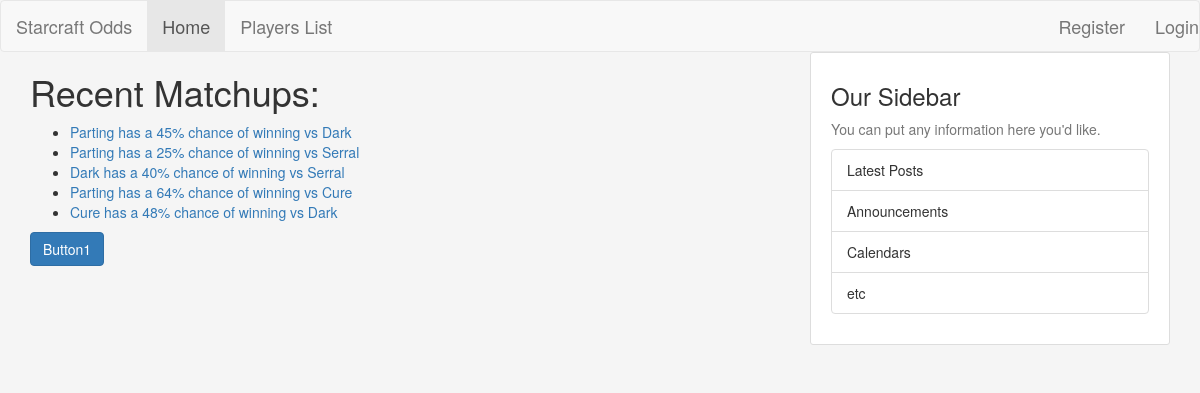
The app's page /scodds/ with its own data.
### scodds/models.py (models this page shows, shortened)
class Matchup(models.Model):
	player1 = models.ForeignKey(Player, on_delete=models.CASCADE, related_name="player1")
	player2 = models.ForeignKey(Player, on_delete=models.CASCADE, related_name="player2")
	p1Odds = models.IntegerField()
	dateCreated = models.DateTimeField(default=now, editable=False)
	def __str__(self):
		return f"{self.player1.name} has a {self.p1Odds}% chance of winning vs {self.player2.name}"

class Player(models.Model):
	name = models.CharField(max_length=32)
	rating = models.IntegerField()

### scodds/views.py (the view)
# urls.py: path('', MatchupListView.as_view(), name='index'),
class MatchupListView(ListView):
    model = Matchup
    paginate_by = 100  # if pagination is desired
    template_name = 'scodds/index.html'
    context_object_name = 'matchups'

### scodds/templates/scodds/index.html (shortened to what this page needs)
{% extends "scodds/layout.html" %}
<!-- {% load static %}
{% block body %}
<div class="row">
      <div class = "col-md-12">
          <h1>Recent Matchups:</h1>
          <ul>
            {% for matchup in matchups %}
              <li>
                <a href="{% url 'matchup' matchup.id %}">
                {{matchup}}
              </a>
            </li>
            {% endfor %}
          </ul>
          <button type = "button" class = "btn btn-primary">Button1</button>
        </div>
      </div>
{% endblock %}

### scodds/templates/scodds/layout.html (shortened to what this page needs)
{% load static %}
<!DOCTYPE HTML>
<html lang = "en">
  <head>
    <link rel="stylesheet" href="https://maxcdn.bootstrapcdn.com/bootstrap/3.3.7/css/bootstrap.min.css">
    <link rel="stylesheet" type="text/css" href="{% static 'scodds/styles.css' %}">
  </head>
  <body class="bg-dark">
    <nav class="navbar navbar-default no-bottom-margin navbar-expand-md">
    <div class="navbar-header">
      <a class="navbar-brand" href="{% url 'index' %}">Starcraft Odds</a>
    </div>
    <ul class="nav navbar-nav">
      <li class="active large-text"><a href="{% url 'index' %}">Home</a></li>
      <li><a href="{% url 'players' %}" class="large-text">Players List</a></li>
    </ul>
    <ul class="nav navbar-nav navbar-right">
      {% if user.is_authenticated %}
        <li><a href="{% url 'profile' %}" class="large-text">Profile</a></li>
        <li><a href="{% url 'logout' %}" class="large-text">Logout</a></li>
      {% else %}
        <li><a href="{% url 'register' %}" class="large-text">Register</a></li>
        <li><a href="{% url 'login' %}" class="large-text">Login</a></li>
      {% endif %}
    </ul>
</nav>
<main role="main" class="container">
  <div class="row">
    <div class="col-md-8">
      {% block body %}{% endblock %}
    </div>
    <div class="col-md-4">
      <div class="content-section">
        <h3>Our Sidebar</h3>
        <p class='text-muted'>You can put any information here you'd like.
          <ul class="list-group">
            <li class="list-group-item list-group-item-light">Latest Posts</li>
            <li class="list-group-item list-group-item-light">Announcements</li>
            <li class="list-group-item list-group-item-light">Calendars</li>
            <li class="list-group-item list-group-item-light">etc</li>
          </ul>
        </p>
      </div>
    </div>
  </div>
</main>
  </body>
</html>

### scodds/static/scodds/styles.css (style rules this page uses)
.container { background-color: WhiteSmoke; }
.navbar { margin-bottom: 0; }
body { background-color: WhiteSmoke !important; }
.large-text { font-size: large; }
html,body { height: 100%; }
.content-section { background: #ffffff; padding: 10px 20px; border: 1px solid #dddddd; border-radius: 3px; margin-bottom: 20px; }

### records on screen
Matchup: player1+p1Odds+player2 "Parting has a 45% chance of winning vs Dark"
Matchup: player1+p1Odds+player2 "Parting has a 25% chance of winning vs Serral"
Matchup: player1+p1Odds+player2 "Dark has a 40% chance of winning vs Serral"
Matchup: player1+p1Odds+player2 "Parting has a 64% chance of winning vs Cure"
Matchup: player1+p1Odds+player2 "Cure has a 48% chance of winning vs Dark"
